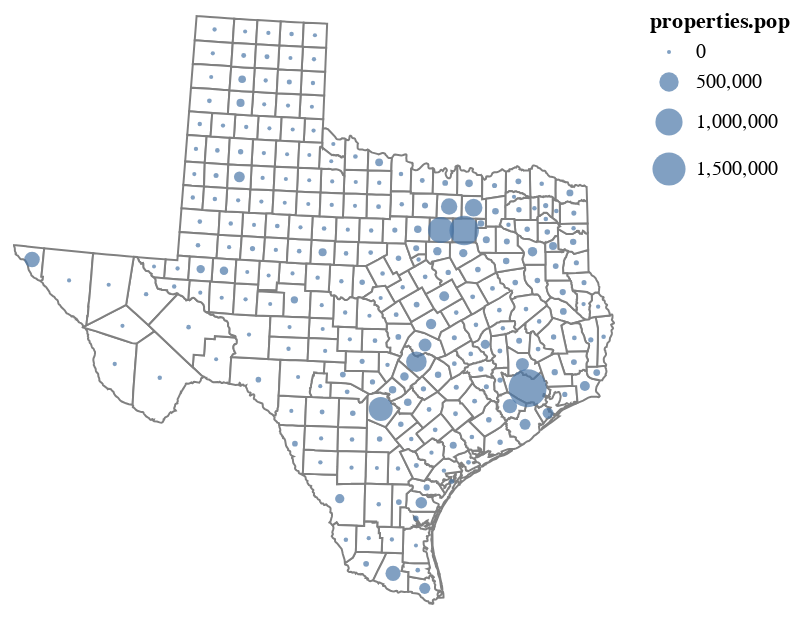

The notebook cell saved with this chart:
### Markdown cell above
#### Part 2.5 Symbol maps with Altair (8 points)

Now add two columns to the Texas data to represent the longitude and latitude of the centroid of each county. You can use .centroid.x and .centroid.y to extract the value. Make a map with two layers. The bottom one is the Texas county map with white-filled color and the top one using circle mark at the centroid to represent each county and the size of the circle is decided by the population. Add tooltip on the circles to show county names and population value.

### Code cell
# centroid coordinates
tx["lon"] = tx.geometry.centroid.x
tx["lat"] = tx.geometry.centroid.y

geo = json.loads(tx.to_json())["features"]

# base map
counties = (alt.Chart({"values": geo}).mark_geoshape(
    fill="white", stroke="gray")
    .project("albersUsa"))

# pop dots
dots = alt.Chart({"values": geo}).mark_circle().encode(
    longitude="properties.lon:Q",
    latitude="properties.lat:Q",
    size="properties.pop:Q",
    tooltip=[
        "properties.county_name:N",
        "properties.pop:Q"
    ])

counties + dots

### Figure 1 — Vega-Lite specification as saved in the notebook (floating-point values rounded to 4 significant figures; data arrays with more than 128 entries replaced by an {"elided": "..."} marker saying what was removed)
{"config": {"view": {"continuousWidth": 300, "continuousHeight": 300}}, "layer": [{"data": {"name": "data-ca58213e2ce755e77a937df3d6531b21"}, "mark": {"type": "geoshape", "fill": "white", "stroke": "gray"}, "projection": {"type": "albersUsa"}}, {"data": {"name": "data-ca58213e2ce755e77a937df3d6531b21"}, "mark": {"type": "circle"}, "encoding": {"latitude": {"field": "properties.lat", "type": "quantitative"}, "longitude": {"field": "properties.lon", "type": "quantitative"}, "size": {"field": "properties.pop", "type": "quantitative"}, "tooltip": [{"field": "properties.county_name", "type": "nominal"}, {"field": "properties.pop", "type": "quantitative"}]}}], "$schema": "https://vega.github.io/schema/vega-lite/v5.20.1.json", "datasets": {"data-ca58213e2ce755e77a937df3d6531b21": {"elided": "254 records"}}}
